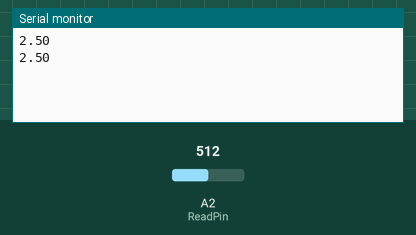
Recording of a sketch running on a simulated Arduino Uno, built with avr-gcc and run on an emulated ATmega328P. On the bench: the last lines printed to the serial monitor. Inputs (shaded band) come from the test bench; at power-on: A2 (ReadPin) = 512.

Above: at 1.8 s.
1.9 s: A2 (ReadPin) set to 716
At 2.8 s:
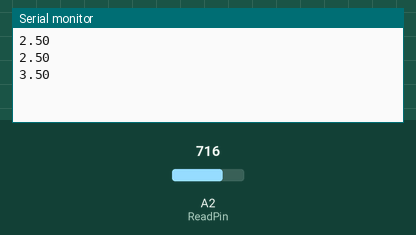
3.4 s: A2 (ReadPin) set to 900
At 4.4 s:
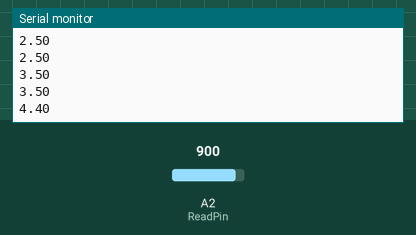
Timing chart, 0 to 6.4 s (numbered marks = the images above; inputs shaded):
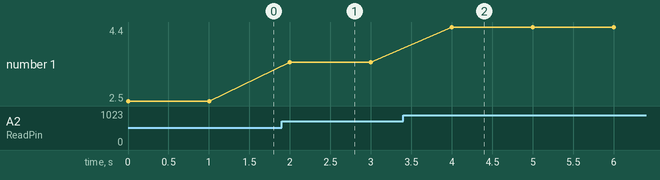

Measured:
- after the input at 1.9 s, the serial monitor: prints a new line after 0.10 s (image 1)
- after the input at 3.4 s, the serial monitor: prints a new line after 0.60 s (image 2)
- plotted number 1: 2.5 → 3.5 after the input at 1.9 s, 3.5 → 4.4 after the input at 3.4 s

The sketch:

Measuring_Voltage_Potentiometer.ino
```cpp
float V2;
int readVal;
int delayT=1000;
int ReadPin=A2;


void setup() {
  // put your setup code here, to run once:
Serial.begin(9600);
}

void loop() {
  // put your main code here, to run repeatedly:
  readVal=analogRead(ReadPin);
  V2=(5./1023.)*readVal;
Serial.println(V2);
delay(delayT);

}
```
